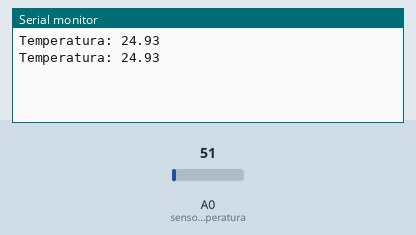
This sketch was run on a simulated Arduino Uno, built with avr-gcc and run on an emulated ATmega328P. Parts: the last lines printed to the serial monitor. The test bench sets the inputs (shaded band); at power-on: A0 (sensor_temperatura) = 51.

Above: at 1.8 s.
1.9 s: A0 (sensor_temperatura) set to 61
At 2.8 s:
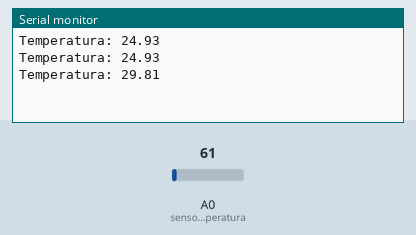
3.4 s: A0 (sensor_temperatura) set to 71
At 4.7 s:
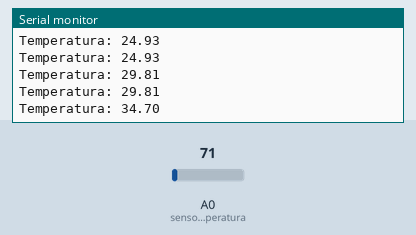
Timing chart, 0 to 6.4 s (numbered marks = the images above; inputs shaded):
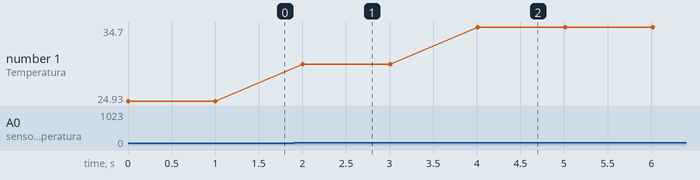

The sketch:

Lab_modulo_bluetooth.ino
```cpp
#include <SoftwareSerial.h> //Biblioteca auxiliar

SoftwareSerial bluetooth(2, 3); //Defino RX pino 2 e pino 3
#define sensor_temperatura A0  //Sensor de temperatura liga ao pino A0


void setup(){
  Serial.begin(9600);         //Inicio comunicação serial
  bluetooth.begin(115200);   // Inicio comunicação com módulo bluetooh, baud-rate 115200
}

void loop(){
  // --- Variaveis para leitura de sensores ---

  float leitura_temperatura = 0;

  leitura_temperatura = (float(analogRead(sensor_temperatura)) * 5 / (1023)) / 0.01;
  // --- Exibição via serial ---

    Serial.print("Temperatura: ");
  Serial.println(leitura_temperatura);
  // Print de dados módulo bluetooth ---

    bluetooth.print("Temperatura: ");
    bluetooth.println(leitura_temperatura);
  delay(1000); //atraso de 1s para nova leitura
}
```

Measured:
- after the input at 1.9 s, the serial monitor: prints a new line after 0.11 s (image 1)
- after the input at 3.4 s, the serial monitor: prints a new line after 0.61 s (image 2)
- plotted number 1: 24.93 → 29.81 after the input at 1.9 s, 29.81 → 34.7 after the input at 3.4 s
